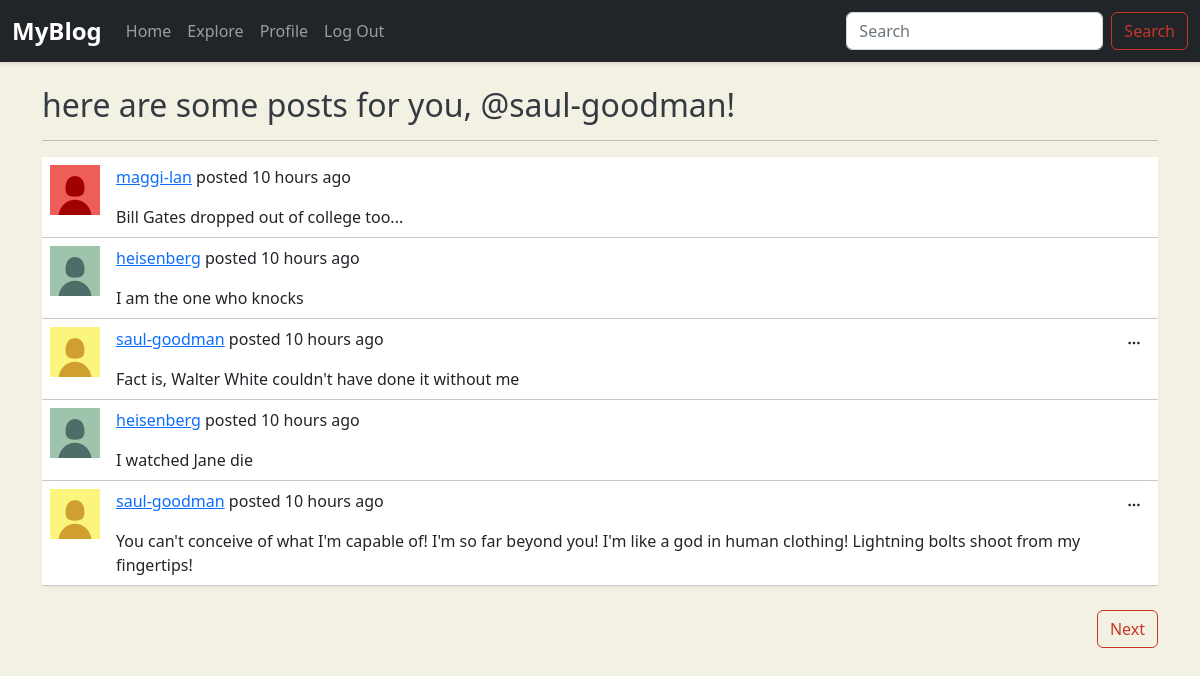
The app's page /explore (signed in) with its own data.
### tables this page shows
CREATE TABLE users (
id INTEGER PRIMARY KEY AUTOINCREMENT,
username TEXT UNIQUE NOT NULL,
hash TEXT NOT NULL,
name TEXT,
bio TEXT,
pfp TEXT);

CREATE TABLE posts (
id INTEGER PRIMARY KEY AUTOINCREMENT,
user_id INTEGER NOT NULL,
content TEXT NOT NULL,
post_time TIMESTAMP DEFAULT CURRENT_TIMESTAMP,
FOREIGN KEY (user_id) REFERENCES users(id) ON DELETE CASCADE);

### app.py (the view)
@app.route("/explore")
@login_required
def explore():
    cursor = get_db().cursor()
    page = int(request.args.get("page", 1))
    per_page = 5
    offset = (page - 1) * per_page
    cursor.execute("SELECT posts.id, username, content, post_time, users.pfp FROM posts JOIN users ON users.id = user_id ORDER BY post_time DESC LIMIT ? OFFSET ?", (per_page, offset))
    posts = cursor.fetchall()
    for i in range(len(posts)):
        posts[i] = dict(posts[i])
        post = posts[i]
        post["post_time"] = time_ago(post["post_time"])
    cursor.execute("SELECT COUNT(*) FROM posts")
    total_posts = cursor.fetchone()[0]
    total_pages = (total_posts + per_page - 1) // per_page
    print(total_pages)
    return render_template("explore.html", posts=posts, page=page, total_pages=total_pages)

### app.py (called while the page is built)
@app.teardown_appcontext # this will automatically close the db connection after each request
def close_connection(exception):
    db = g.pop('db', None)
    if db is not None:
        db.close()

### helper.py (called while the page is built)
def get_db():
    if 'db' not in g:  # 'g' is a temporary storage object
        g.db = connect("blog.db") # 'db' is an attribute in which we are going to store the connection
        g.db.row_factory = Row  #rows will be a list while row will be an object
    return g.db

def login_required(main): # decorator function
    @wraps(main) # helps in importing some meta data to the inner function --> no use, it just makes stuff easier for the intepreter
    def inner(*args, **kwargs):  # args and kwargs already represent the arguements the main arguement recieves
        if not session.get("user_id"):
            return redirect("/login")
        return main(*args, **kwargs)
    return inner

def time_ago(post_time):
    post_time = datetime.strptime(post_time, "%Y-%m-%d %H:%M:%S").replace(tzinfo=timezone.utc)
    now = datetime.now(timezone.utc)
    seconds = int((now - post_time).total_seconds())
    if seconds < 60:
        return f"{seconds} seconds" if (seconds != 1) else f"{seconds} second"
    elif seconds < 60*60:
        minutes =  seconds // 60
        return f"{minutes} minutes" if (minutes > 1) else f"{minutes} minute"
    elif seconds < 60*60*24:
        hours = seconds // (60 * 60)
        return f"{hours} hours" if (hours > 1) else f"{hours} hour"
    else:
        days = seconds // (60*60*24)
        return f"{days} days" if (days > 1) else f"{days} day"

### templates/explore.html (shortened to what this page needs)
{% extends "layout.html" %}
{% block body %}
    <div class="container py-4">
        <h2>here are some posts for you, @{{ session.username }}!</h2>
        <hr>
        {% set path = '/explore' %}
        {% include 'posts.html' %}
    </div>
{% endblock %}

### templates/posts.html (shortened to what this page needs)
<table class="table table-hover" id="posts" valign="top">
    {% for post in posts %}
        <tr>
            <td style="width: 60px;">
                <img src="{{ post.pfp }}" style="width: 50px; height: 50px;">
            </td>
            <td>
                <p>
                    <a href="/profile/{{ post.username }}">{{ post.username }}</a>
                    posted {{ post.post_time }} ago
                </p>
                {{ post.content }}
            </td>
            <td style="width: 1%; white-space: nowrap;">
                {% if post.username == session["username"] %}
                    <div class="dropdown text-end">
                        <button class="btn btn-sm" type="button" data-bs-toggle="dropdown" aria-expanded="false">
                            <i class="bi bi-three-dots"></i>
                        </button>
                    </div>
                {% endif %}
            </td>
        </tr>
    {% endfor %}
</table>
<div class="d-flex justify-content-between my-4">
    {% if total_pages > page %}
        <a class="btn btn-outline-success" href="{{ path }}?page={{ page + 1 }}#posts">Next</a>
    {% else %}
        <span></span>
    {% endif %}
</div>

### static/styles.css (style rules this page uses)
body { background-color: #f3f1e3; font-family: 'Segoe UI', Tahoma, Geneva, Verdana, sans-serif; }
h1, h2, h3 { color: #343a40; }
#posts tr { background-color: #ffffff; border-radius: 8px; box-shadow: 0 2px 5px rgba(0,0,0,0.05); margin-bottom: 1rem; padding: 1rem; border: #21252940; transition: background-color 0.2s ease; border-color: #21252940; }
.btn-outline-success { transition: background-color 0.2s ease, color 0.2s ease; --bs-btn-color: #c63728; --bs-btn-border-color: #c63728; --bs-btn-hover-color: #fff; --bs-btn-hover-bg: #c63728; --bs-btn-hover-border-color: #c63728; -bs-btn-active-color: #fff; --bs-btn-active-bg: #c63728; --bs-btn-active-border-color: #c63728; }
.d-flex.justify-content-between { gap: 1rem; }
#posts td { vertical-align: top; }

### records on screen
users: username "saul-goodman"
posts: pfp (picture), username "maggi-lan", post_time "10 hours", content "Bill Gates dropped out of college too..."
posts: pfp (picture), username "heisenberg", post_time "10 hours", content "I am the one who knocks"
posts: pfp (picture), username "saul-goodman", post_time "10 hours", content "Fact is, Walter White couldn't have done it without me"
posts: pfp (picture), username "heisenberg", post_time "10 hours", content "I watched Jane die"
posts: pfp (picture), username "saul-goodman", post_time "10 hours", content "You can't conceive of what I'm capable of! I'm so far beyond you! I'm like a god in human clothing! Lightning bolts shoot from my fingertips!"
